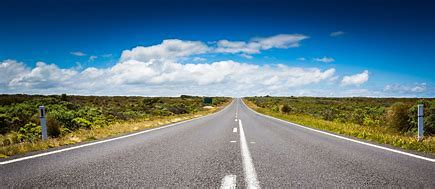
#> input picture self_driving/HIGH_WAY.jpg, 435 x 189 px
$ python find_land.py
#> lines starting #> are read from the running program, lines starting #| are printed output that depends on the picture; after the words box and inside, x2 and y2 are one past the last pixel; in counts of white or black regions, pixels touching at a corner belong together
import cv2
import matplotlib
import os

image_path = "HIGH_WAY.jpg"
image = cv2.imread(image_path)
#> image is the input picture: shape (189, 435, 3); mean B, G, R 134.5, 122.8, 99
blured = cv2.GaussianBlur(image,(5,5),0)
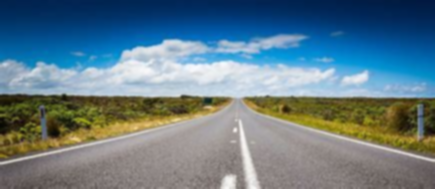
#> blured: shape (189, 435, 3); mean B, G, R 134.5, 122.9, 99
gray = cv2.cvtColor(blured,cv2.COLOR_RGB2GRAY)
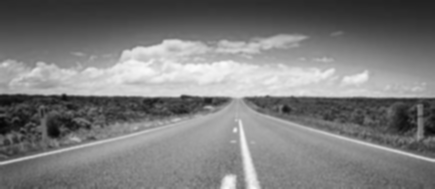
#> gray: shape (189, 435); min 6, max 251, mean 123.6

edges = cv2.Canny(gray,80,200)
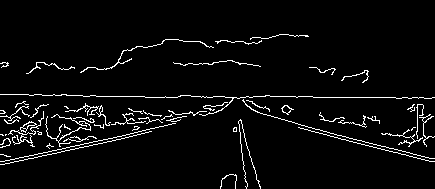
#> edges: shape (189, 435); 4.3% white in thin lines or dots, all inside (x1, y1, x2, y2) = (0, 34, 435, 189)
cv2.imshow("image",image)
cv2.imshow("edges",edges)
print(image.shape)
#| (189, 435, 3)
cv2.waitKey(10000)
cv2.destroyAllWindows()
